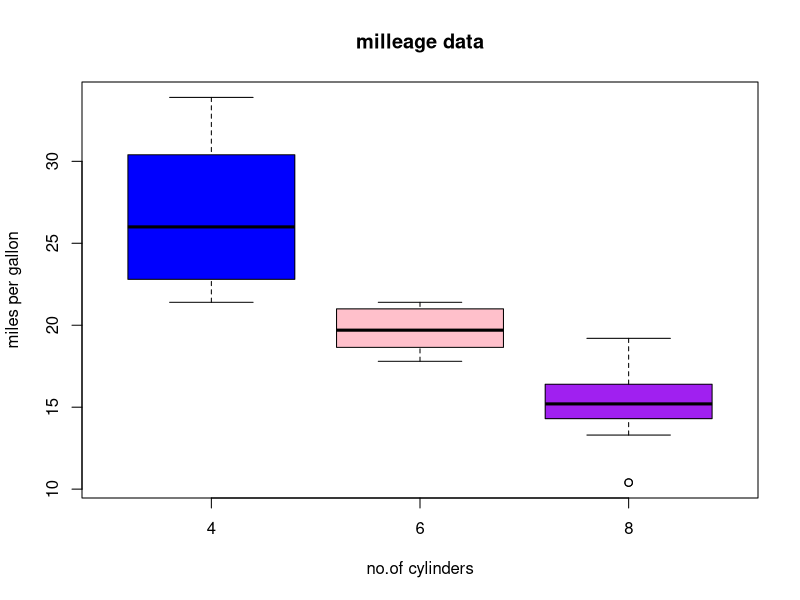

Reproduce this figure in R.
boxplot(mpg~cyl,data=mtcars,xlab="no.of cylinders",ylab="miles per gallon",main="milleage data",col=c("blue","pink","purple"))